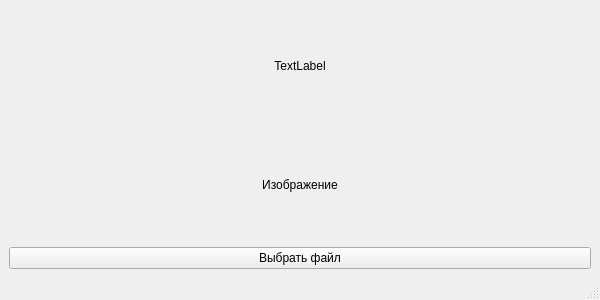
<?xml version="1.0" encoding="UTF-8"?>
<ui version="4.0">
 <class>MainWindow</class>
 <widget class="QMainWindow" name="MainWindow">
  <property name="geometry">
   <rect>
    <x>0</x>
    <y>0</y>
    <width>600</width>
    <height>300</height>
   </rect>
  </property>
  <property name="windowTitle">
   <string>MainWindow</string>
  </property>
  <widget class="QWidget" name="centralwidget">
   <layout class="QVBoxLayout" name="verticalLayout_2">
    <item>
     <layout class="QVBoxLayout" name="verticalLayout">
      <item>
       <widget class="QLabel" name="label_2">
        <property name="text">
         <string>TextLabel</string>
        </property>
        <property name="alignment">
         <set>Qt::AlignCenter</set>
        </property>
       </widget>
      </item>
      <item>
       <widget class="QLabel" name="label">
        <property name="text">
         <string>Изображение</string>
        </property>
        <property name="alignment">
         <set>Qt::AlignCenter</set>
        </property>
       </widget>
      </item>
      <item>
       <widget class="QPushButton" name="pushButton">
        <property name="text">
         <string>Выбрать файл</string>
        </property>
       </widget>
      </item>
     </layout>
    </item>
   </layout>
  </widget>
  <widget class="QMenuBar" name="menubar">
   <property name="geometry">
    <rect>
     <x>0</x>
     <y>0</y>
     <width>600</width>
     <height>21</height>
    </rect>
   </property>
  </widget>
  <widget class="QStatusBar" name="statusbar"/>
 </widget>
 <resources/>
 <connections/>
</ui>
